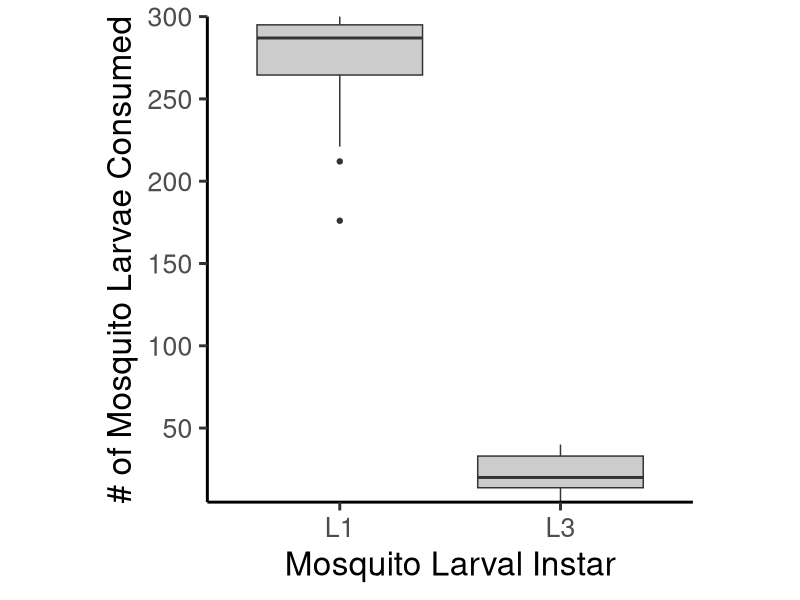

The R script that drew this image:
## ---- chunk 1
#Load required packages
require(ggplot2)
sizedep.dat <- read.csv("../pantala/sizedep-pred_data.csv")

sizedep.dat$pred <- as.factor(sizedep.dat$pred)
sizedep.dat$Instar <- as.factor(sizedep.dat$Instar)

# For now, let's exclude the temperature-dependence from the figure and just compare across temps
sizedep.plot <- ggplot(data = sizedep.dat, aes(x = Instar, y = Killed, fill = Instar)) +
  geom_boxplot() + 
  xlab("Mosquito Larval Instar") +
  ylab("# of Mosquito Larvae Consumed") +
  scale_y_continuous(expand = c(0,0), breaks = c(0, 50, 100, 150, 200, 250, 300)) +
  scale_fill_manual(values = c("gray80", "gray80")) +
  theme_classic( base_size = 24, base_line_size = 1) +
  theme(legend.position = "none") +
  theme(panel.grid.major = element_blank(),
        panel.grid.minor = element_blank(),
        aspect.ratio = 1)


aggregate(sizedep.dat$Killed, by = list(sizedep.dat$pred, sizedep.dat$Instar), FUN = 'mean')
samplesize <- aggregate(sizedep.dat$Killed, by = list(sizedep.dat$pred, sizedep.dat$Instar), FUN = 'length')
stdev <- aggregate(sizedep.dat$Killed, by = list(sizedep.dat$pred, sizedep.dat$Instar), FUN = 'sd')
stdev[,3]/sqrt(samplesize[,3])

ggsave( "../pantala/sizedep.png",
        plot = sizedep.plot,
        units = c( "mm" ),
        dpi = 300 )
